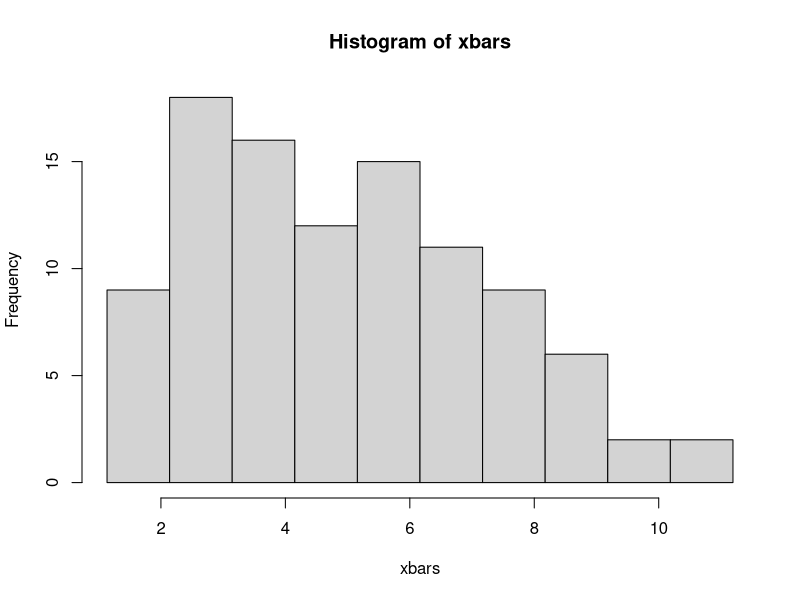

Generate this figure with R:
# 5.3/5.4 - Distribution of Sample Mean ----

# Rolling 4-sided die three times.
xbar <- NULL
for(i in 1:4){
  for(j in 1:4){
    for(k in 1:4){
      xbar <- c(xbar,round((i+j+k)/3, 2))
    }
  }
}

# Frequency distribution and relative frequency distribution.
table(xbar)
prop.table(table(xbar))

# mean of means.
mean(xbar)

# Can't use sd(...) because that would do (n-1) in the denominator.
sqrt(sum((xbar - mean(xbar))^2)/length(xbar))

# Showing mean and sd for a single dice roll, and then dividing
#     that sd by sqrt(3) to see it's equivalent to the one above.
x <- 1:4
mu <- sum(x)/4; mu
sigma <- sqrt(sum((x - mu)^2)/4); sigma
sigma/sqrt(3)




# Generalizing ----

# sides is how many sides to the dice, iters is how many times
#     the dice are thrown.
get_xbar <- function(sides, iters) {
  # expand.grid(...) is doing the table like how I did in class,
  #     just a different order to my triple-nested for loop lol.
  outcomes <- expand.grid(rep(list(1:sides), iters))
  l <- length(outcomes$Var1)
  outcomes <- as.matrix(outcomes)
  
  xbar <- NULL
  for (i in 1:l) {
    xbar <- c(xbar, round(mean(outcomes[i,]), 2))
  }
  cat("data: ", xbar, "\n\n")
  #table(xbar)
  cat("mean: ", mean(xbar), "\n")
  cat("  se: ", sqrt(sum((xbar - mean(xbar))^2)/length(xbar)), "\n")
}

get_xbar(4, 3)
sides <- 4; iters <- 3



# Random distribution ----

x <- c(1, 3, 5)
px <- c(0.6, 0.1, 0.3)

# Try changing the size argument here. 5 to 50 to 500. Then run 
#     this multiple times to see how it compares to theoretical.
draws <- sample(x, size=5, replace=T, prob=px); draws

mean(draws) # observed mean from random sample
sum(x*px) # theoretical mean

table(draws)
prop.table(table(draws))



# CLT using exponential RV---- 
# CLT using X~exp(0.2)

xbars <- NULL
n <- 5
lambda = 0.2

# conducting the experiment some amount of times
for(i in 1:100){
  xbars <- c(xbars, mean(rexp(n, lambda)))  
}
hist(xbars, breaks=seq(min(xbars),
                       max(xbars),
                       length.out=sqrt(length(xbars))+1))
mean(xbars) # mean of xbar distribution
1/lambda # theoretical mean for exp dist



# Probabilities example ----
pnorm(4)-pnorm(-5.33)
pnorm(281, 272, 9/sqrt(16)) - pnorm(260, 272, 9/sqrt(16))